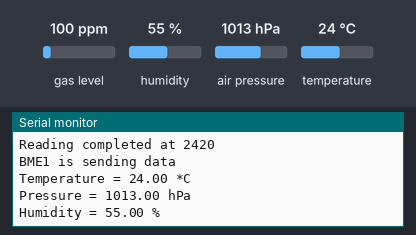
Bench run of a sketch on a simulated Arduino Uno, built with avr-gcc and run on an emulated ATmega328P. Shown: the last lines printed to the serial monitor. Inputs (shaded band) come from the test bench; at power-on: humidity 55 %, air pressure 1013 hPa, temperature 24 °C, gas level 100 ppm.

Above: at 3.2 s.
3.3 s: humidity set to 22 %
At 4.59 s:
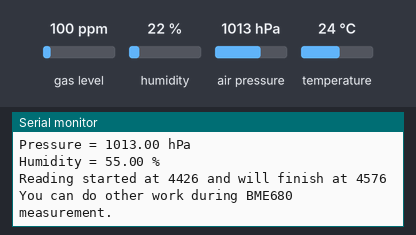
6.3 s: air pressure set to 952 hPa
At 8.1 s:
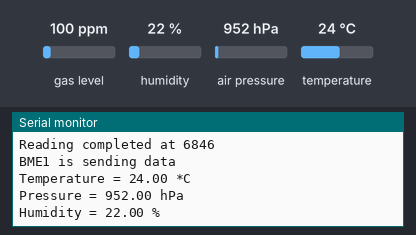
9.3 s: temperature set to 12 °C
At 12.4 s:
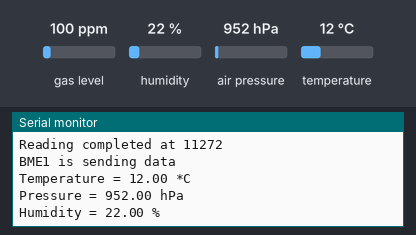

The sketch:

BME680.ino
```cpp
#include <Wire.h>
#include <SPI.h>

#include <Adafruit_Sensor.h>
#include "Adafruit_BME680.h"

/*#define BME_SCK 18
#define BME_MISO 19
#define BME_MOSI 23
#define BME_CS 5*/

//#define SDA_2 14
//#define SCL_2 27


#define SEALEVELPRESSURE_HPA (1013.25)

Adafruit_BME680 bme; // I2C
//Adafruit_BME680 bme2; // I2C
//Adafruit_BME680 bme(BME_CS); // hardware SPI

//Adafruit_BME680 bme(BME_CS, BME_MOSI, BME_MISO, BME_SCK);

void setup() {
  Serial.begin(115200);
  while (!Serial);
  Serial.println(F("BME680 async test"));
  Wire.begin();
//  Wire1.begin(SDA_2, SCL_2);

  bool status1 = bme.begin(0x77);
  if (!status1) {
    Serial.println("Could not find a valid BME680_1 sensor, check wiring!");
    while (1);
  }

//  bool status2 = bme2.begin(0x77, &Wire1);
//  if (!status2) {
//    Serial.println("Could not find a valid BME680_2 sensor, check wiring!");
//    while (1);
//  }


  // Set up oversampling and filter initialization
  bme.setTemperatureOversampling(BME680_OS_8X);
  bme.setHumidityOversampling(BME680_OS_2X);
  bme.setPressureOversampling(BME680_OS_4X);
  bme.setIIRFilterSize(BME680_FILTER_SIZE_3);
  bme.setGasHeater(320, 150); // 320*C for 150 ms

//  bme2.setTemperatureOversampling(BME680_OS_8X);
//  bme2.setHumidityOversampling(BME680_OS_2X);
//  bme2.setPressureOversampling(BME680_OS_4X);
//  bme2.setIIRFilterSize(BME680_FILTER_SIZE_3);
//  bme2.setGasHeater(320, 150); // 320*C for 150 ms

}

void loop() {
  // Tell BME680 to begin measurement.
  unsigned long endTime = bme.beginReading();
//  unsigned long endTime2 = bme2.beginReading();
  if (endTime == 0) {
    Serial.println(F("Failed to begin reading :("));
    return;
  }
//  if (endTime2 == 0) {
//    Serial.println(F("Failed to begin reading :("));
//    return;
//  }

  Serial.print(F("Reading started at "));
  Serial.print(millis());
  Serial.print(F(" and will finish at "));
  Serial.println(endTime);

  Serial.println(F("You can do other work during BME680 measurement."));
  delay(50); // This represents parallel work.
  // There's no need to delay() until millis() >= endTime: bme.endReading()
  // takes care of that. It's okay for parallel work to take longer than
  // BME680's measurement time.

  // Obtain measurement results from BME680. Note that this operation isn't
  // instantaneous even if milli() >= endTime due to I2C/SPI latency.
  if (!bme.endReading()) {
    Serial.println(F("Failed to complete reading for bme1:("));
    return;
  }

//  if (!bme2.endReading()) {
//    Serial.println(F("Failed to complete reading for bme2:("));
//    return;
//  }
  Serial.println("--------------------");
  Serial.print(F("Reading completed at "));
  Serial.println(millis());

  Serial.println("BME1 is sending data");
  Serial.print(F("Temperature = "));
  Serial.print(bme.temperature);
  Serial.println(F(" *C"));

  Serial.print(F("Pressure = "));
  Serial.print(bme.pressure / 100.0);
  Serial.println(F(" hPa"));

  Serial.print(F("Humidity = "));
  Serial.print(bme.humidity);
  Serial.println(F(" %"));


//  Serial.println("--------------------");
//  Serial.println("BME2 is sending data");
//  Serial.print(F("Temperature = "));
//  Serial.print(bme2.temperature);
//  Serial.println(F(" *C"));
//
//  Serial.print(F("Pressure = "));
//  Serial.print(bme2.pressure / 100.0);
//  Serial.println(F(" hPa"));
//
//  Serial.print(F("Humidity = "));
//  Serial.print(bme2.humidity);
//  Serial.println(F(" %"));

  Serial.println();
  delay(2000);
}
```

Measured:
- after the input at 6.3 s, the serial monitor: prints a new line after 0.56 s (image 2)
- after the input at 9.3 s, the serial monitor: prints a new line after 2.0 s (image 3)
